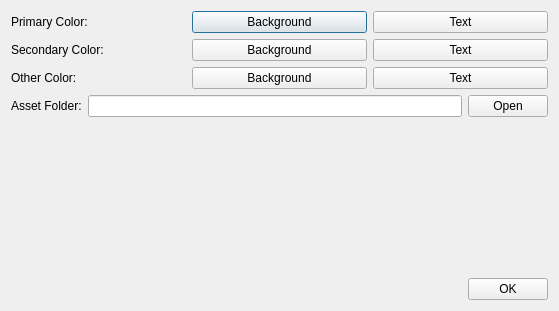
<?xml version="1.0" encoding="UTF-8"?>
<ui version="4.0">
 <class>SettingDialog</class>
 <widget class="QDialog" name="SettingDialog">
  <property name="geometry">
   <rect>
    <x>0</x>
    <y>0</y>
    <width>559</width>
    <height>311</height>
   </rect>
  </property>
  <property name="windowTitle">
   <string>Settings</string>
  </property>
  <property name="modal">
   <bool>true</bool>
  </property>
  <layout class="QVBoxLayout" name="verticalLayout">
   <item>
    <layout class="QHBoxLayout" name="horizontalLayout">
     <item>
      <widget class="QLabel" name="primaryLabel">
       <property name="text">
        <string>Primary Color:</string>
       </property>
      </widget>
     </item>
     <item>
      <widget class="QPushButton" name="primaryBackPushButton">
       <property name="styleSheet">
        <string notr="true"/>
       </property>
       <property name="text">
        <string>Background</string>
       </property>
      </widget>
     </item>
     <item>
      <widget class="QPushButton" name="primaryTextPushButton">
       <property name="text">
        <string>Text</string>
       </property>
      </widget>
     </item>
    </layout>
   </item>
   <item>
    <layout class="QHBoxLayout" name="horizontalLayout_2">
     <item>
      <widget class="QLabel" name="secondaryLabel">
       <property name="text">
        <string>Secondary Color:</string>
       </property>
      </widget>
     </item>
     <item>
      <widget class="QPushButton" name="secondaryBackPushButton">
       <property name="text">
        <string>Background</string>
       </property>
      </widget>
     </item>
     <item>
      <widget class="QPushButton" name="secondaryTextPushButton">
       <property name="text">
        <string>Text</string>
       </property>
      </widget>
     </item>
    </layout>
   </item>
   <item>
    <layout class="QHBoxLayout" name="horizontalLayout_3">
     <item>
      <widget class="QLabel" name="otherLabel">
       <property name="text">
        <string>Other Color:</string>
       </property>
      </widget>
     </item>
     <item>
      <widget class="QPushButton" name="otherBackPushButton">
       <property name="text">
        <string>Background</string>
       </property>
      </widget>
     </item>
     <item>
      <widget class="QPushButton" name="otherTextPushButton">
       <property name="text">
        <string>Text</string>
       </property>
      </widget>
     </item>
    </layout>
   </item>
   <item>
    <layout class="QHBoxLayout" name="horizontalLayout_5">
     <item>
      <widget class="QLabel" name="label">
       <property name="text">
        <string>Asset Folder:</string>
       </property>
      </widget>
     </item>
     <item>
      <widget class="QLineEdit" name="assetFolderLineEdit">
       <property name="readOnly">
        <bool>true</bool>
       </property>
      </widget>
     </item>
     <item>
      <widget class="QPushButton" name="assetFolderPushButton">
       <property name="text">
        <string>Open</string>
       </property>
      </widget>
     </item>
    </layout>
   </item>
   <item>
    <spacer name="verticalSpacer">
     <property name="orientation">
      <enum>Qt::Vertical</enum>
     </property>
     <property name="sizeHint" stdset="0">
      <size>
       <width>20</width>
       <height>40</height>
      </size>
     </property>
    </spacer>
   </item>
   <item>
    <layout class="QHBoxLayout" name="horizontalLayout_4">
     <item>
      <spacer name="horizontalSpacer">
       <property name="orientation">
        <enum>Qt::Horizontal</enum>
       </property>
       <property name="sizeHint" stdset="0">
        <size>
         <width>40</width>
         <height>20</height>
        </size>
       </property>
      </spacer>
     </item>
     <item>
      <widget class="QPushButton" name="pushButton">
       <property name="text">
        <string>OK</string>
       </property>
      </widget>
     </item>
    </layout>
   </item>
  </layout>
 </widget>
 <resources/>
 <connections/>
</ui>
